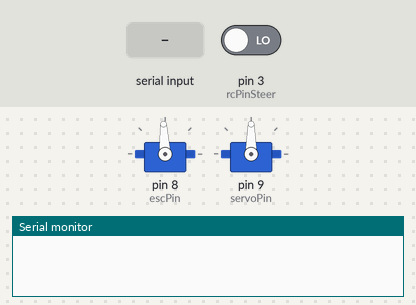
This sketch was run on a simulated Arduino Uno, built with avr-gcc and run on an emulated ATmega328P. Shown: 2 × servo, the last lines printed to the serial monitor. The test bench sets the inputs (shaded band); at power-on: pin 3 (rcPinSteer) LOW.

Above: at 1.2 s.
1.3 s: "t,45\n" received over Serial
At 2.2 s:
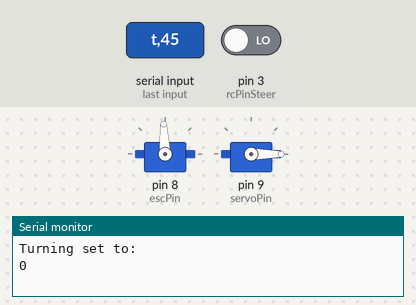
4.3 s: "t90\n" received over Serial
At 5.5 s:
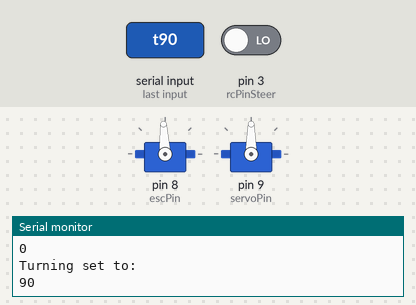
5.8 s: "t\n" received over Serial
At 6.7 s:
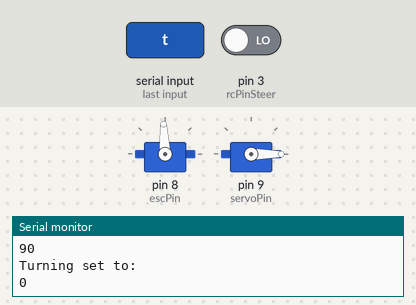
Timing chart, 0 to 8.8 s (numbered marks = the images above; inputs shaded):
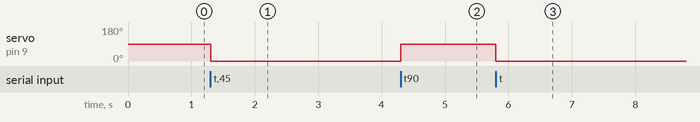

The sketch:

ManualControl.ino
```cpp
 // --------- //
// Libraries //

// --------- //
#include <Servo.h>    // Don't forget to include servo library!

// --------- //
// Constants //
// --------- //
const int servoPin = 9; // pin to which the servo motor is attached - yellow wire
const int escPin = 8; // pin to which the ESC is attached  - yellow wire
const int rcPinSteer = 3; // rc steering
const int rcPinESC = 19;  // rc motor

// ----------------------- //
// Instatiation of objects //
// ----------------------- //
Servo motor, steering;
unsigned long rcControllerFlag, distance1, distance2;
String input;
int steer, velocity, controlFlag;

void setup() {
  //SERIAL CONNECTION
  Serial.begin(9600);

  motor.attach(escPin);
  motor.writeMicroseconds(1500);  // neutral
  steering.attach(servoPin);
  steering.write(90);  // set servo to mid-point
  attachInterrupt(digitalPinToInterrupt(18), wheelDistance1, HIGH);
  attachInterrupt(digitalPinToInterrupt(19), wheelDistance2, HIGH);
  attachInterrupt(digitalPinToInterrupt(3), rcControllerInterrupt, RISING);
  rcControllerFlag = 0;
  controlFlag = 1;
  distance1 = 0;
  distance2 = 0;
}

void loop() {
  //rcControllerFlag = pulseIn(rcPinSteer, HIGH, 25000); // if the timeout is lower it sometimes time out before getting a value
  //Serial.print("Pulse read: ");
  //Serial.println(rcControllerFlag);
  if(rcControllerFlag == 1){
    //rcControl();
    //controlFlag = 0;
 //   motor.writeMicroseconds(1500);

 // int y =
   // steering.write(60);
    if (pulseIn(rcPinSteer, LOW, 25000) == 0){
      rcControllerFlag = 0;
      Serial.print("RC control set to off!");
    }
  }else if(controlFlag == 0){
    motor.writeMicroseconds(1500);
    steering.write(90);
    controlFlag = 1;
  }else{
    manualControl();
    //handleInput();
  }
  //Serial.println("Odometer counter: ");
  //Serial.println(distance1);
  //Serial.println(distance2);
}

void rcControl(){
  Serial.println("RC Control took over!");
  velocity = pulseIn(rcPinESC, HIGH, 25000);
  int i;
  int steerVals[10] = {90};
  for(i = 0; i < 10; i++){
    steerVals[i] = map(pulseIn(rcPinSteer, HIGH, 25000), 1000, 2000, 0, 180);;
  }
  steer = median(steerVals, 10) + 7;
  velocity = map(velocity, 1000, 1500, 0, 150);
  Serial.print("steer ");
  Serial.println(steer);
  Serial.print("velocity ");
  Serial.println(velocity);
  steering.write(steer);
  motor.writeMicroseconds(1650 - velocity);
  int temp = pulseIn(rcPinSteer, LOW, 25000);
  Serial.println(temp);
  if (pulseIn(rcPinSteer, LOW, 25000) == 0){
    rcControllerFlag = 0;
    Serial.print("RC control set to off!");
  }
}

void manualControl(){
  if (Serial.available()){
    input = Serial.readStringUntil('\n');

    if (input.startsWith("t")){  // turning
      steer = input.substring(1).toInt();
      if (steer <= 180 && steer >=0){  // check that the value is in range
        steering.write(steer);
        Serial.println("Turning set to: ");
        Serial.println(steer);
      }
    }else if (input.startsWith("v")){  // velocity
      velocity = input.substring(1).toInt();
      if (velocity <= 2000 && velocity >= 1000){  // check that the value is in range
        motor.writeMicroseconds(velocity);
        Serial.print("Velocity set to: ");
        Serial.println(velocity);
      }
    }
  }
}

void handleInput() { //handle serial input if there is any
  if (Serial.available()) {
    input = Serial.readStringUntil('\n');
    if (input.startsWith("w")) {
      motor.writeMicroseconds(1620);
      Serial.println("Going forward");
    }else if (input.startsWith("s")){
      motor.writeMicroseconds(1200);
      Serial.println("Going Backward");
    }else if (input.startsWith("q")){
      motor.writeMicroseconds(1500);
      Serial.println("Neutral");
    }else if (input.startsWith("a")){
      steering.write(60);
      Serial.println("Turning Left");
    }else if (input.startsWith("d")){
      steering.write(120);
      Serial.println("Turning Right");
    }else if (input.startsWith("x")){
      steering.write(90);
      Serial.println("Straight Forward");
    }
  }
}

void calibrateESC() {
  if (Serial.available()) {
    input = Serial.readStringUntil('\n');
    if (input.startsWith("u")){
        motor.writeMicroseconds(2000);
        Serial.println("Full forward");
      }else if (input.startsWith("i")){
        motor.writeMicroseconds(1000);
        Serial.println("Full back");
      }else if (input.startsWith("n")){
        motor.writeMicroseconds(1500);
        Serial.println("Neutral");
      }
  }
}

int median(int vals[], int len) {
  int minimum = vals[0];
  int maximum = vals[0];
  int sum = 0;
  int median = 90;
  for (int i = 0; i < len; i ++) {
    if (vals[i] < minimum) {
      minimum = vals[i];
    } else if (vals[i] > maximum) {
      maximum = vals[i];
    }
    sum += vals[i];
  }
  sum = sum - (minimum + maximum);
  median = floor(sum / (len-2));
  return median;
}

void rcControllerInterrupt(){
  rcControllerFlag = 1;
}

void wheelDistance1(){
  distance1++;
}
void wheelDistance2(){
  distance2++;
}
```

Measured:
- after the input at 1.3 s, servo on pin 9 (servoPin): 90° → 0° at once
- after the input at 4.3 s, servo on pin 9 (servoPin): 0° → 90° at once
- after the input at 5.8 s, servo on pin 9 (servoPin): 90° → 0° at once
